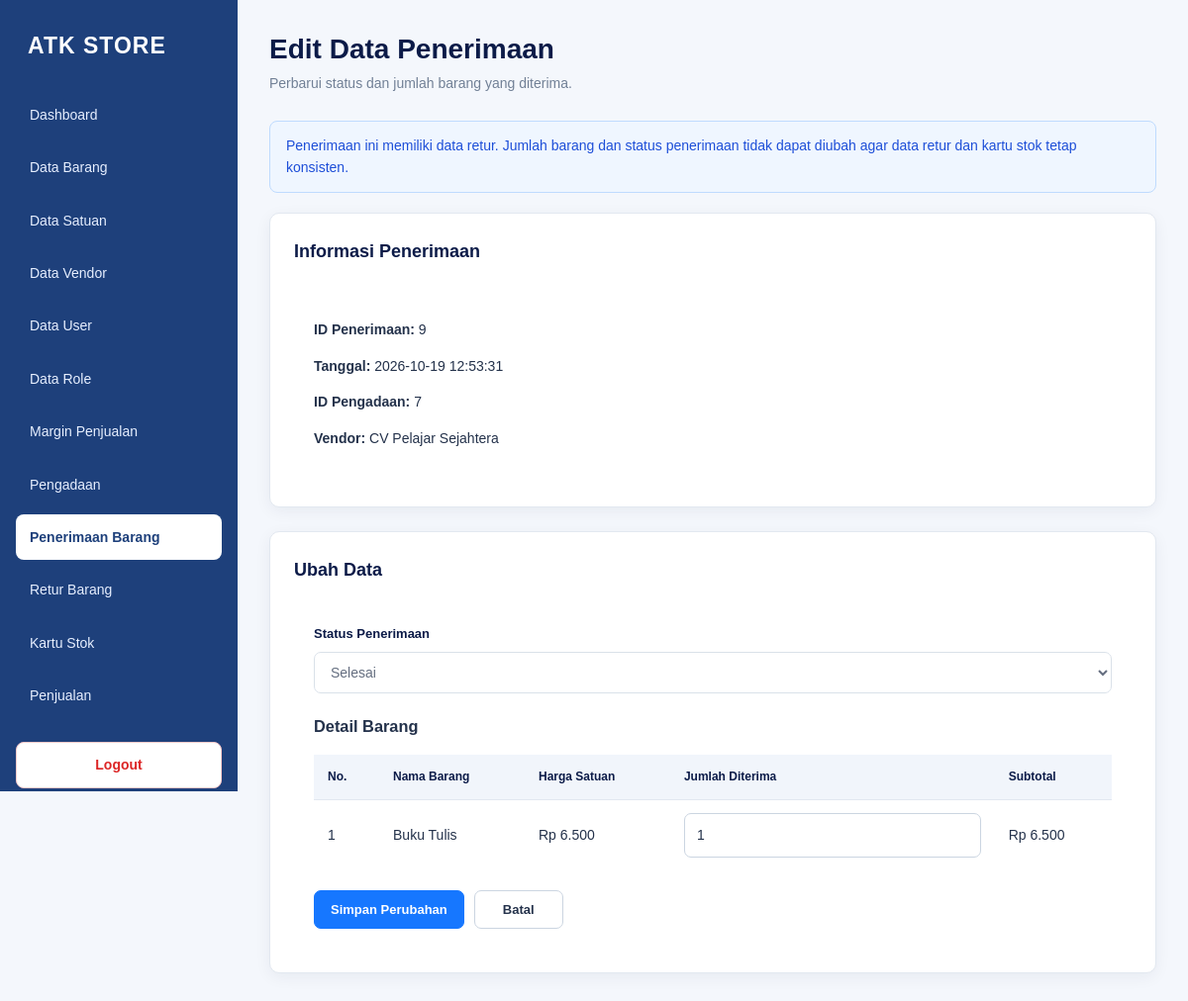
Screenshot of /edit_penerimaan.php?id=9 (signed in) with the database file from the repository.
### tables this page shows
CREATE TABLE `penerimaan` (
  `idpenerimaan` bigint(20) NOT NULL,
  `created_at` timestamp NOT NULL DEFAULT current_timestamp(),
  `status` char(1) NOT NULL,
  `idpengadaan` bigint(20) NOT NULL,
  `iduser` int(11) NOT NULL
);

CREATE TABLE `vendor` (
  `idvendor` int(11) NOT NULL,
  `nama_vendor` varchar(100) DEFAULT NULL,
  `badan_hukum` char(1) DEFAULT NULL,
  `status` char(1) DEFAULT NULL
);

CREATE TABLE `detail_penerimaan` (
  `iddetail_penerimaan` bigint(20) NOT NULL,
  `idpenerimaan` bigint(20) NOT NULL,
  `barang_idbarang` int(11) NOT NULL,
  `jumlah_terima` int(11) NOT NULL,
  `harga_satuan_terima` int(11) NOT NULL,
  `sub_total_terima` int(11) NOT NULL
);

CREATE TABLE `barang` (
  `idbarang` int(11) NOT NULL,
  `jenis` char(1) DEFAULT NULL,
  `nama` varchar(45) DEFAULT NULL,
  `idsatuan` int(11) DEFAULT NULL,
  `status` tinyint(4) DEFAULT NULL,
  `harga` int(11) DEFAULT NULL
);

### edit_penerimaan.php (the view, shortened to what this page needs)
<?php
require 'config/database.php';
$idpenerimaan = filter_input(
    INPUT_GET,
    'id',
    FILTER_VALIDATE_INT
);
$detail = [];
$penerimaan = null;
$adaRetur = false;
function e($nilai)
{
    return htmlspecialchars(
        (string) $nilai,
        ENT_QUOTES,
        'UTF-8'
    );
}
try {
    $stmt = $pdo->prepare("
        SELECT
            p.idpenerimaan,
            p.created_at,
            p.status,
            p.idpengadaan,
            v.nama_vendor
        FROM penerimaan AS p
        LEFT JOIN pengadaan AS pg
            ON pg.idpengadaan = p.idpengadaan
        LEFT JOIN vendor AS v
            ON v.idvendor = pg.vendor_idvendor
        WHERE p.idpenerimaan = ?
    ");
    $stmt->execute([$idpenerimaan]);
    $penerimaan = $stmt->fetch(PDO::FETCH_ASSOC);
    $stmt = $pdo->prepare("
        SELECT COUNT(*)
        FROM retur
        WHERE idpenerimaan = ?
    ");
    $stmt->execute([$idpenerimaan]);
    $adaRetur = (int) $stmt->fetchColumn() > 0;
    $stmt = $pdo->prepare("
        SELECT
            dp.iddetail_penerimaan,
            dp.barang_idbarang,
            dp.jumlah_terima,
            dp.harga_satuan_terima,
            dp.sub_total_terima,
            b.nama AS nama_barang
        FROM detail_penerimaan AS dp
        INNER JOIN barang AS b
            ON b.idbarang = dp.barang_idbarang
        WHERE dp.idpenerimaan = ?
        ORDER BY dp.iddetail_penerimaan ASC
    ");
    $stmt->execute([$idpenerimaan]);
    $detail = $stmt->fetchAll(PDO::FETCH_ASSOC);
} catch (Throwable $e) {
    if ($pdo->inTransaction()) {
        $pdo->rollBack();
    }
    $error = $e->getMessage();
}
?>
<!DOCTYPE html>
<html lang="id">
<head>
    <link rel="stylesheet" href="assets/style.css?v=115">
</head>
<body>
<?php require 'includes/sidebar.php'; ?>
<main class="main-content">
    <header class="page-header">
        <div>
            <h1>Edit Data Penerimaan</h1>
            <p>Perbarui status dan jumlah barang yang diterima.</p>
        </div>
    </header>
    <?php if ($adaRetur): ?>
        <div class="alert">
            Penerimaan ini memiliki data retur. Jumlah barang dan status
            penerimaan tidak dapat diubah agar data retur dan kartu stok
            tetap konsisten.
        </div>
    <?php endif; ?>
    <section class="card">
        <div class="card-header">
            <h2>Informasi Penerimaan</h2>
        </div>
        <div style="padding: 20px;">
            <p>
                <strong>ID Penerimaan:</strong>
                <?= (int) $penerimaan['idpenerimaan'] ?>
            </p>
            <p>
                <strong>Tanggal:</strong>
                <?= e($penerimaan['created_at']) ?>
            </p>
            <p>
                <strong>ID Pengadaan:</strong>
                <?= (int) $penerimaan['idpengadaan'] ?>
            </p>
            <p>
                <strong>Vendor:</strong>
                <?= e($penerimaan['nama_vendor'] ?? '-') ?>
            </p>
        </div>
    </section>
    <section class="card" style="margin-top: 20px;">
        <div class="card-header">
            <h2>Ubah Data</h2>
        </div>
        <form method="POST" style="padding: 20px;">
            <div class="form-group">
                <label for="status">Status Penerimaan</label>
                <select
                    name="status"
                    id="status"
                    class="form-control"
                    required
                    <?= $adaRetur ? 'disabled' : '' ?>
                >
                    <option
                        value="1"
                        <?= (string) $penerimaan['status'] === '1'
                            ? 'selected'
                            : '' ?>
                    >
                        Selesai
                    </option>
                </select>
            </div>
            <h3>Detail Barang</h3>
            <div class="table-responsive">
                <table>
                    <thead>
                        <tr>
                            <th>No.</th>
                            <th>Nama Barang</th>
                            <th>Harga Satuan</th>
                            <th>Jumlah Diterima</th>
                            <th>Subtotal</th>
                        </tr>
                    </thead>
                    <tbody>
                        <?php if ($detail): ?>
                            <?php foreach ($detail as $i => $item): ?>
                                <tr>
                                    <td><?= $i + 1 ?></td>
                                    <td>
                                        <?= e($item['nama_barang']) ?>
                                    </td>
                                    <td>
                                        Rp <?= number_format(
                                            (int) $item['harga_satuan_terima'],
                                            0,
                                            ',',
                                            '.'
                                        ) ?>
                                    </td>
                                    <td>
                                        <input
                                            type="number"
                                            class="form-control"
                                            name="jumlah_terima[<?= (int) $item['iddetail_penerimaan'] ?>]"
                                            min="0"
                                            step="1"
                                            required
                                            value="<?= e(
                                                $_POST['jumlah_terima'][$item['iddetail_penerimaan']]
                                                ?? $item['jumlah_terima']
                                            ) ?>"
                                            <?= $adaRetur ? 'disabled' : '' ?>
                                        >
                                    </td>
                                    <td>
                                        Rp <?= number_format(
                                            (int) $item['sub_total_terima'],
                                            0,
                                            ',',
                                            '.'
                                        ) ?>
                                    </td>
                                </tr>
                            <?php endforeach; ?>
                        <?php endif; ?>
                    </tbody>
                </table>
            </div>
            <div class="form-actions" style="margin-top: 20px;">
                <button
                    type="submit"
                    class="btn btn-primary"
                >
                    Simpan Perubahan
                </button>
                <a
                    href="data_penerimaan.php"
                    class="btn btn-secondary"
                >
                    Batal
                </a>
            </div>
        </form>
    </section>
</main>
</body>
</html>

### assets/style.css (style rules this page uses)
:root { --navy: #0c1b48; --sidebar: #1e407b; --sidebar-hover: #2f5fa5; --primary: #1677ff; --primary-hover: #0f5fd1; --background: #f4f7fc; --white: #ffffff; --text: #24324b; --muted: #718096; --border: #e2e8f0; --danger: #dc2626; --danger-hover: #b91c1c; --radius: 10px; --shadow: 0 4px 16px rgba(12, 27, 72, 0.06); }
* { box-sizing: border-box; }
html { min-height: 100%; }
body { margin: 0; font-family: Arial, Helvetica, sans-serif; font-size: 14px; line-height: 1.6; color: var(--text); background: var(--background); }
a { color: inherit; text-decoration: none; }
button, input, select, textarea { font: inherit; }
.main-content { min-height: 100vh; margin-left: 240px; padding: 32px; }
.page-header { display: flex; justify-content: space-between; align-items: center; gap: 20px; margin-bottom: 26px; }
.page-header h1 { margin: 0 0 5px; color: var(--navy); font-size: 28px; font-weight: 750; line-height: 1.3; }
.page-header p { margin: 0; color: var(--muted); font-size: 14px; }
.card { margin-bottom: 24px; padding: 24px; background: var(--white); border: 1px solid var(--border); border-radius: var(--radius); box-shadow: var(--shadow); }
.card-header { display: flex; justify-content: space-between; align-items: center; gap: 16px; margin-bottom: 20px; }
.card-header h2 { margin: 0; color: var(--navy); font-size: 18px; font-weight: 700; }
.btn { display: inline-flex; justify-content: center; align-items: center; gap: 6px; padding: 9px 16px; border: 1px solid transparent; border-radius: 7px; cursor: pointer; font-size: 13px; font-weight: 700; line-height: 1.5; text-align: center; white-space: nowrap; transition: background 0.2s ease, border-color 0.2s ease; }
.btn-primary { color: var(--white); background: var(--primary); border-color: var(--primary); }
.btn-secondary { color: var(--text); background: var(--white); border-color: #cbd5e1; }
.table-responsive { width: 100%; overflow-x: auto; }
table { width: 100%; border-collapse: collapse; background: var(--white); }
thead { background: #f1f5fb; }
th { padding: 13px 14px; color: var(--navy); border-bottom: 1px solid var(--border); font-size: 12px; font-weight: 800; text-align: left; white-space: nowrap; }
td { padding: 13px 14px; color: var(--text); border-bottom: 1px solid var(--border); vertical-align: middle; }
tbody tr:last-child td { border-bottom: none; }
.form-group { display: flex; flex-direction: column; gap: 7px; margin-bottom: 20px; }
.form-group label { color: var(--navy); font-size: 13px; font-weight: 700; }
.form-control, input[type="text"], input[type="number"], input[type="password"], input[type="email"], input[type="date"], select, textarea { width: 100%; min-height: 42px; padding: 10px 12px; color: var(--text); background: var(--white); border: 1px solid #cbd5e1; border-radius: 7px; outline: none; }
.form-actions { display: flex; align-items: center; flex-wrap: wrap; gap: 10px; margin-top: 24px; }
.form-actions .btn { min-width: 90px; }
.alert { margin-bottom: 20px; padding: 13px 16px; color: #1d4ed8; background: #eff6ff; border: 1px solid #bfdbfe; border-radius: 8px; }

### rows the page displays
penerimaan: idpenerimaan "9", created_at "2026-10-19 12:53:31", idpengadaan "7", vendor.nama_vendor "CV Pelajar Sejahtera", status "Selesai"
detail_penerimaan: barang_idbarang.nama "Buku Tulis", harga_satuan_terima "6.500", iddetail_penerimaan+jumlah_terima "1", sub_total_terima "6.500"
